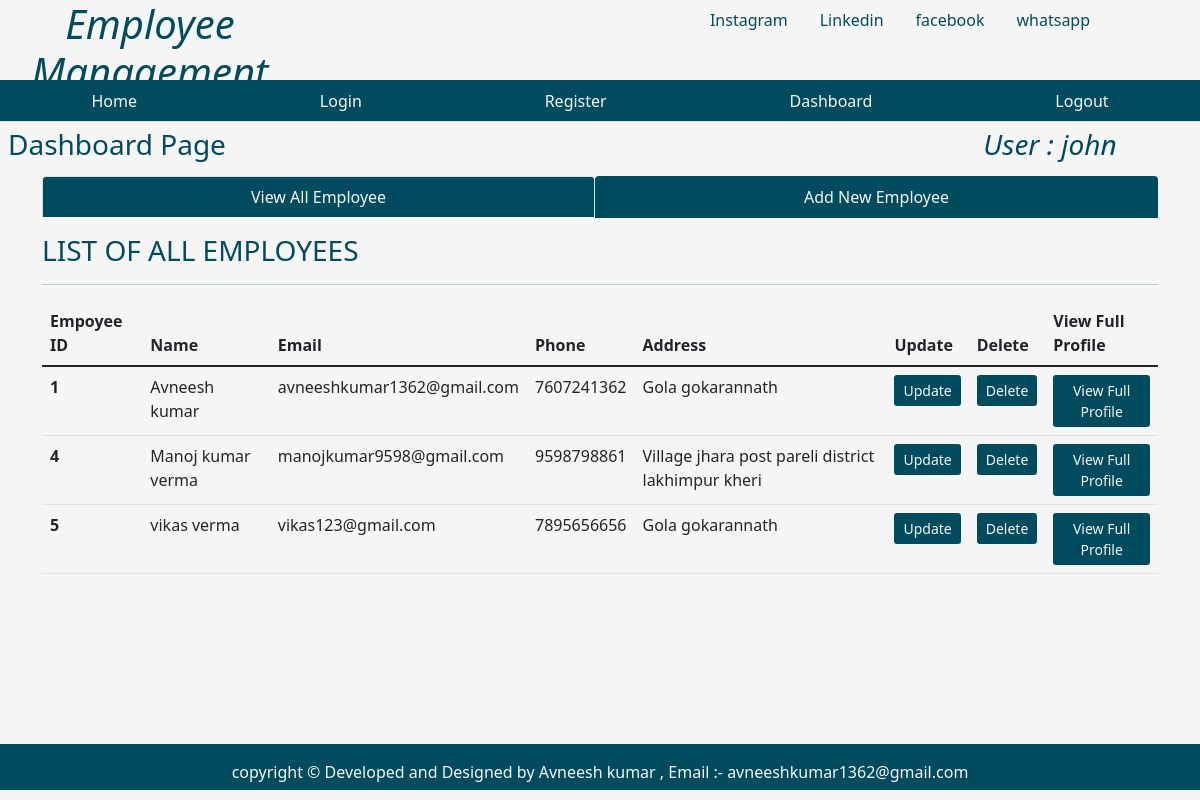
The app's page /dashboard (signed in) with its own data.
### tables this page shows
CREATE TABLE users( id integer primary key AUTOINCREMENT, name text not null, password text not null, admin boolean not null DEFAULT '0');

CREATE TABLE emp ( empid integer primary key AUTOINCREMENT, name text not null, email text, phone integer, address text, joining_date timestamp DEFAULT CURRENT_TIMESTAMP,  total_projects integer default 1, total_test_case integer DEFAULT 1, total_defects_found integer DEFAULT 1, total_defects_pending integer DEFAULT 1 );

### app.py (the view)
@app.route('/dashboard')
def dashboard():
    user = get_current_user()
    db = get_database()
    emp_cur = db.execute('select * from emp')
    allemp = emp_cur.fetchall()
    return render_template('dashboard.html', user = user, allemp = allemp)

### app.py (called while the page is built)
@app.teardown_appcontext
def close_database(error):
    if hasattr(g, 'crudapplication_db'):
        g.crudapplication_db.close()

def get_current_user():
    user = None
    if 'user' in session:
        user = session['user']
        db = get_database()
        user_cur = db.execute('select * from users where name = ?', [user])
        user = user_cur.fetchone()
    return user

### database.py (called while the page is built)
def connect_to_database():
    sql = sqlite3.connect('C:/Users/avnee/Desktop/crud_app/crudapplication.db')
    sql.row_factory = sqlite3.Row
    return sql

def get_database():
    if not hasattr(g, 'crudapplication_db'):
        g.crudapplication_db = connect_to_database()
    return g.crudapplication_db

### templates/dashboard.html (shortened to what this page needs)
{% from "showlinks.html" import show_links, showsocialmedialinks %}
<!DOCTYPE html>
<html lang="en">
<head>
    <link href="https://cdn.jsdelivr.net/npm/bootstrap@5.1.3/dist/css/bootstrap.min.css" rel="stylesheet">
    <link rel="stylesheet" href="{{ url_for('static', filename='dashboard.css')}}" type = "text/css">
</head>
<body>
      <div class="parent">
        <div class="child child1">
            <h1 class="text-center"><i>Employee Management</i></h1>
        </div>
        <div class="child child2">
          {{ showsocialmedialinks() }}
        </div>
        <div class="child child3">
          {{ show_links() }}
        </div>
        <div class="child child4">
            <h3 class="m-2">Dashboard Page</h3>
        </div>
        <div class="child child5" style="color:rgb(0, 75, 93);">
          {% if user %}
          <h3 class="m-2"><i>User : {{user['name']}}</i></h3>
          {% endif %}
        </div>
        <div class="child child6  container" style="color:rgb(0, 75, 93);">
            <ul class="nav nav-tabs nav-fill mb-3">
                <li class="nav-item">
                  <a class="nav-link active" aria-current="page" href="{{ url_for('dashboard')}}" style=" background-color:rgb(0, 75, 93); color:whitesmoke;">View All Employee</a>
                </li>
                <li class="nav-item">
                  <a class="nav-link" style=" background-color:rgb(0, 75, 93); color:whitesmoke;" href="{{ url_for('addnewemployee')}}">Add New Employee</a>
                </li>
              </ul>
              <div class="table-responsive-lg caption-top">
                <caption><h3>LIST OF ALL EMPLOYEES</h3></caption>
                <hr>
                <table class="table">
                    <thead>
                        <tr>
                          <th scope="col">Empoyee ID</th>
                          <th scope="col">Name</th>
                          <th scope="col">Email</th>
                          <th scope="col">Phone</th>
                          <th scope="col">Address</th>
                          <th scope="col">Update</th>
                          <th scope="col">Delete</th>
                          <th scope="col">View Full Profile</th>
                        </tr>
                      </thead>
                      <tbody>
                        {% for emp in allemp %}
                        <tr>
                          <th scope="row">{{ emp['empid'] }} </th>
                          <td>{{ emp['name'] }}</td>
                          <td>{{ emp['email'] }}</td>
                          <td>{{ emp['phone'] }}</td>
                          <td>{{ emp['address'] }}</td>
                          <td><a class="btn btn-sm" style="background-color:rgb(0, 75, 93); color:whitesmoke;" href="{{ url_for('fetchone', empid = emp['empid'] )}}">Update</a></td>
                          <td><a class="btn btn-sm" style="background-color:rgb(0, 75, 93); color:whitesmoke;" href="{{ url_for('deleteemp', empid = emp['empid'] )}}">Delete</a></td>
                          <td><a class="btn btn-sm" style="background-color:rgb(0, 75, 93); color:whitesmoke;" href="{{ url_for('singleemployee', empid = emp['empid'] )}}">View Full Profile</a></td>
                        </tr>
                        {% endfor %}
                      </tbody>
                </table>
              </div>
        </div>
        <div class="child child7" style="background-color:rgb(0, 75, 93); color:whitesmoke;">
            <p class="p-3 text-center">copyright &copy; Developed and Designed by Avneesh kumar , Email :- avneeshkumar1362@gmail.com</p>
        </div>
      </div>
</body>
</html>

### static/dashboard.css (style rules this page uses)
html, body { height: 100%; background-color:whitesmoke; color:rgb(0, 75, 93); }
.parent { height: 100%; display: grid; grid-template-columns: repeat(4, 1fr); grid-template-rows: 10% 5% 7% auto 7%; }
.child { margin-bottom: 10px; }
.child1 { grid-column: 1/2; grid-row: 1/2; }
.child2 { grid-column: 3/-1; grid-row: 1/2; }
.child3 { grid-column: 1/-1; grid-row: 2/3; }
.child4 { grid-column: 1/2; grid-row: 3/4; }
.child5 { grid-column: 4/5; grid-row: 3/4; text-align: center; }
.child6 { grid-column: 1/-1; grid-row: 4/5; }
.child7 { grid-column: 1/-1; grid-row: 5/6; }

### records on screen
users: name "john"
emp: empid "1", name "Avneesh kumar", email "avneeshkumar1362@gmail.com", phone "7607241362", address "Gola gokarannath"
emp: empid "4", name "Manoj kumar verma", email "manojkumar9598@gmail.com", phone "9598798861", address "Village jhara post pareli district lakhimpur kheri"
emp: empid "5", name "vikas verma", email "vikas123@gmail.com", phone "7895656656", address "Gola gokarannath"
